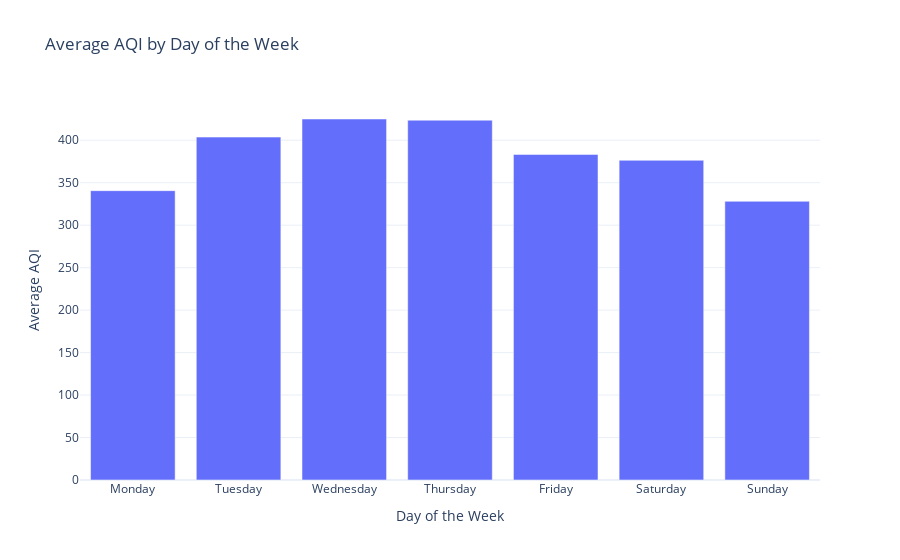

Source (notebook cell):
### Code cell
data['date'] = pd.to_datetime(data['date'])
data['Day_of_Week'] = data['date'].dt.day_name()
average_aqi_by_day = data.groupby('Day_of_Week')['AQI'].mean().reindex(['Monday', 'Tuesday', 'Wednesday', 'Thursday', 'Friday', 'Saturday', 'Sunday'])
fig = px.bar(average_aqi_by_day, x=average_aqi_by_day.index, y=average_aqi_by_day.values, 
              title='Average AQI by Day of the Week')
fig.update_xaxes(title="Day of the Week")
fig.update_yaxes(title="Average AQI")
fig.show()

### Figure 1 — Plotly figure (JSON) as saved in the notebook; plotly's stock layout.template omitted (floating-point values rounded to 4 significant figures)
{"data": [{"alignmentgroup": "True", "hovertemplate": "Day_of_Week=%{x}<br>y=%{y}<extra></extra>", "legendgroup": "", "marker": {"color": "#636efa", "pattern": {"shape": ""}}, "name": "", "offsetgroup": "", "orientation": "v", "showlegend": false, "textposition": "auto", "type": "bar", "x": ["Monday", "Tuesday", "Wednesday", "Thursday", "Friday", "Saturday", "Sunday"], "xaxis": "x", "y": [340.6, 403.7, 425, 423.6, 383.3, 376.4, 328.1], "yaxis": "y"}], "layout": {"autosize": true, "barmode": "relative", "legend": {"tracegroupgap": 0}, "title": {"text": "Average AQI by Day of the Week"}, "xaxis": {"anchor": "y", "autorange": true, "domain": [0, 1], "range": [-0.5, 6.5], "title": {"text": "Day of the Week"}, "type": "category"}, "yaxis": {"anchor": "x", "autorange": true, "domain": [0, 1], "range": [0, 447.4], "title": {"text": "Average AQI"}, "type": "linear"}}}
